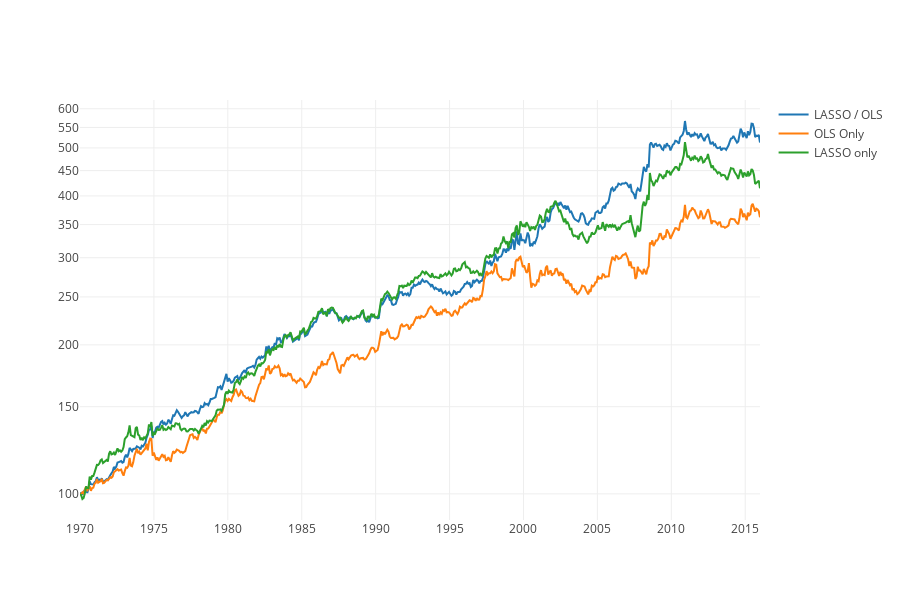

Notebook code for this chart:
### Code cell
mychart([perf_LASSO_each_timestep, perf_all_preds, perf_LASSO_only],["LASSO / OLS", "OLS Only", "LASSO only"])

### Figure 1 — Plotly figure (JSON) as saved in the notebook; plotly's stock layout.template omitted (floating-point values rounded to 4 significant figures; data arrays with more than 128 entries replaced by an {"elided": "..."} marker saying what was removed)
{"data": [{"mode": "line", "name": "LASSO / OLS", "type": "scatter", "x": {"elided": "563 float values"}, "y": {"elided": "563 float values"}}, {"mode": "line", "name": "OLS Only", "type": "scatter", "x": {"elided": "563 float values"}, "y": {"elided": "563 float values"}}, {"mode": "line", "name": "LASSO only", "type": "scatter", "x": {"elided": "563 float values"}, "y": {"elided": "563 float values"}}], "layout": {"autosize": false, "height": 600, "title": "", "width": 900, "yaxis": {"autorange": true, "type": "log"}}}
